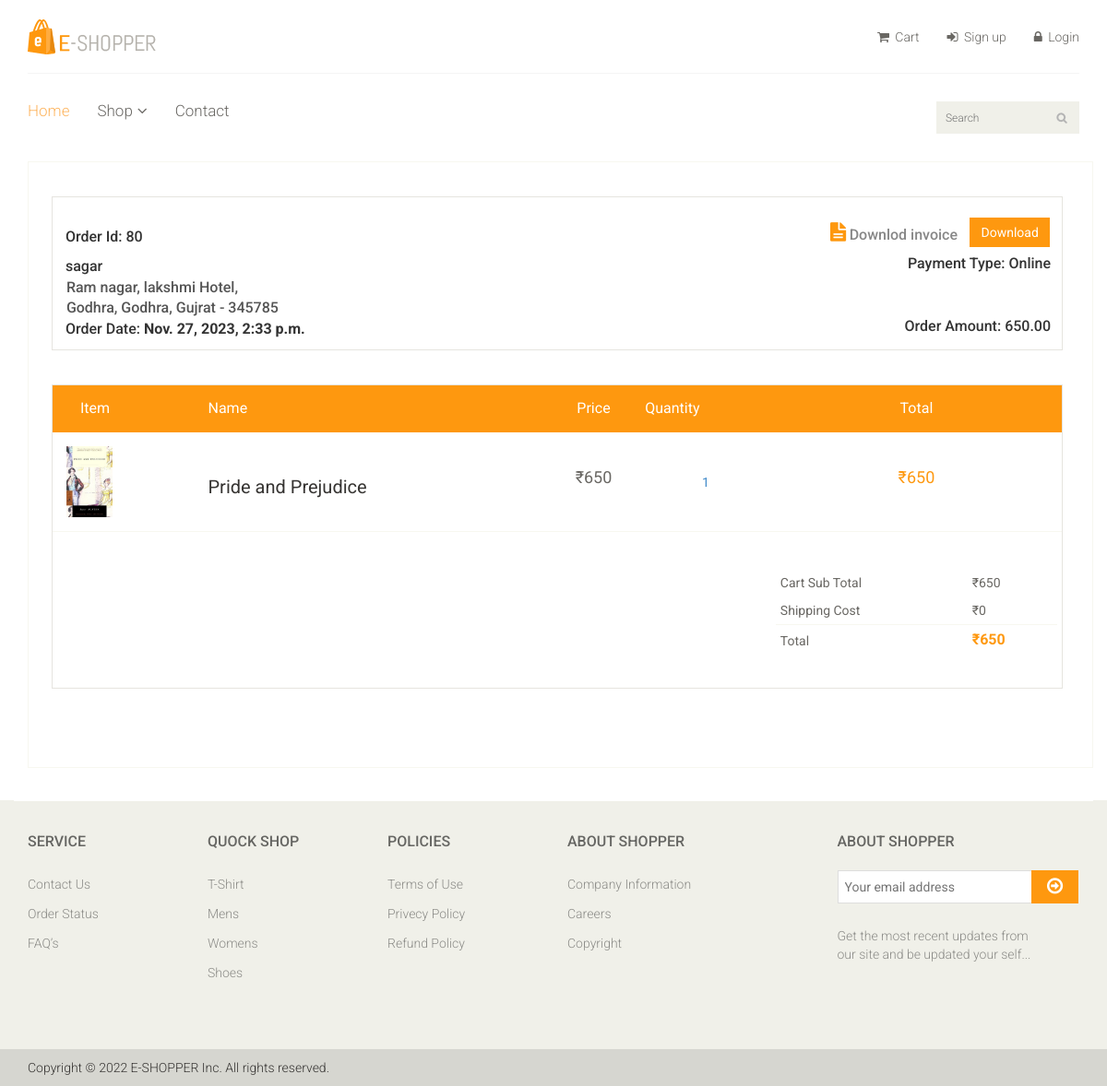
/order/order_detail80/, run on the app's committed database.
### order_app/models.py (models this page shows)
class OrderModel(models.Model):
    user = models.ForeignKey(User, on_delete=models.CASCADE)
    shipping_address = models.ForeignKey(UserAddress, on_delete=models.CASCADE)
    payment_type = models.CharField(max_length=20)
    total_amount = models.DecimalField(max_digits=10, decimal_places=2)
    status = models.CharField(max_length=20, default='Pending')
    order_date = models.DateTimeField(auto_now_add=True)
    ordered_items = models.ManyToManyField(ProductModel, through='OrderItem')
    razorpay_order_id = models.CharField(max_length=100,null=True)
    razorpay_payment_id = models.CharField(max_length=100,null=True)
    razorpay_signature = models.CharField(max_length=100,null=True)

class OrderItem(models.Model):
    order = models.ForeignKey(OrderModel, on_delete=models.CASCADE)
    product = models.ForeignKey(ProductModel, on_delete=models.CASCADE)
    quantity = models.PositiveIntegerField()
    price = models.DecimalField(max_digits=10, decimal_places=2)
    @property
    def subtotal(self):
        return self.quantity * self.price

### user_app/models.py (models this page shows)
class UserAddress(models.Model):
    user = models.ForeignKey(User,on_delete=models.CASCADE)
    name = models.CharField(max_length=100)
    contact = models.CharField(max_length=10)
    pincode = models.CharField(max_length=10)
    locality = models.CharField(max_length=100)
    address = models.TextField()
    city = models.CharField(max_length=50)
    STATE_CHOICE = (
        ('Arunachal Pradesh','Arunachal Pradesh'),
        ('Andman & Nicobar','Andman & Nicobar'),
        ('Assam','Assam'),
        ('Bihar','Bihar'),
        ('Chandigarh','Chandigarh'),
        ('Chattisgadh','Chattisgadh'),
        ('Dadra Nagar','Dadra Nagar'),
        ('Daman & Diu','Daman & Diu'),
        ('Delhi','Delhi'),
        ('Goa','Goa'),
        ('Gujrat','Gujrat'),
        ('Haryana','Haryana'),
        ('Himachal Pradesh','Himachal Pradesh'),
        ('Jammu','Jammu'),
        ('Jarkhand','Jarkhand'),
        ('Karnataka','Karnataka'),
        ('Kerala','Kerala'),
        ('Ladakh','Ladakh'),
        ('Madhya Pradesh','Madhya Pradesh'),
        ('Manipur','Manipur'),
        ('Maharashtra','Maharashtra'),
        ('Meghalaya','Meghalaya'),
        ('Mizoram','Mizoram'),
        ('Nagaland','Nagaland'),
        ('Odhisha','Odhisha'),
        ('Punjab','Punjab'),
        ('Rajasthan','Rajasthan'),
        ('Sikkim','Sikkim'),
        ('Tripura','Tripura'),
        ('Tamil Nadu','Tamil Nadu'),
        ('Telgana','Telgana'),
        ('Utar Prades','Utar Prades'),
        ('Utrakhand','Utrakhand'),
        ('West Benagal','West Benagal'),
    )
    state  = models.CharField(max_length=255,choices=STATE_CHOICE)
    landmark = models.CharField(max_length=100)
    optionalnumber = models.CharField(max_length=10,blank=True)
    ADDRESS_TYPE = (
        ('Home','HOME'),
        ('Work','WORK'),
    )
    addresstype = models.CharField(max_length=10,choices=ADDRESS_TYPE)

### product_app/models.py (models this page shows, shortened)
class ProductModel(models.Model):
    ProductName = models.CharField(max_length=100)
    ProductImage = models.ImageField(blank=True,upload_to='product/')
    category = models.ForeignKey(CategoryModel,on_delete=models.CASCADE)
    subcategory = models.ForeignKey(SubCategoryModel,on_delete=models.CASCADE)
    brandName = models.CharField(max_length=100)
    ProductPrice =models.IntegerField()
    sellerName = models.CharField(max_length=100)
    ProductDetail = models.TextField()
    slug = models.SlugField(unique=True, max_length=100, blank=True, editable=False)

### order_app/views.py (the view)
# urls.py: path('order_detail<int:id>/',order_detail,name='order_detail'),
def order_detail(request,id):
    order= OrderModel.objects.get(id=id)
    order_itemm = OrderItem.objects.filter(order=order)
    total_order_amount = order.total_amount
    shipping_cost = 0
    context = {
        'my_order': order,
        'my_order_item_detail' : order_itemm,
        'total_order_amount':total_order_amount,
        'shipping_cost':shipping_cost
    }
    return render(request,'order_app/order_detail.html',context)

### order_app/templates/order_app/order_detail.html (shortened to what this page needs)
{% extends 'base_app/base.html' %}
{% load static %}
{% block content %}
{% load humanize %}
<section id='cart_items'>
	<div class="container">
		<div class="row">
                <div class="col-sm-12 padding-right">
                    <div class="panel-group category-products" id="accordian">
                            <div class="row" style="padding-left: 2%; margin-bottom: 0px; display: flex; justify-content: space-between; width: 100%;">
                                <div style="width: 97%; margin-bottom: 15px; display: flex; flex-direction: column; position: relative;">
                                    <div class="order-container" style="border: 1px solid #E6E4DF; margin-top: 2%; margin-bottom: 2%; width: 100%; ">
                                        <div class="order-card" style="position: relative; transform-style: preserve-3d; transition: transform 0.2s;">
                                            <div class="order-card-header" style="position: relative; margin-top: 2%;">
                                                <div class="row">
                                                    <div class="col-sm-3" style="margin-top: 10px;">
                                                        <span class="order-id" style="margin: 35px 0px 10px 9px; padding: 2px 5px 2px 5px; font-size: 16px; font-weight: 500; ">Order Id: {{my_order.id}}</span>
                                                    </div>
                                                    <div class="col-sm-6">&nbsp;</div>
                                                    <div class="col-sm-3">
                                                        <div class="view-product" style="display: inline;">
                                                            <i class="fa fa-file-text" style="font-size: x-large; color:#FE980f;"></i>
                                                        </div>
                                                        <h5 style="font-size:medium;display:inline; margin-top:5px; color:#878787;">Downlod invoice</h5>
                                                        <a class="btn btn-primary " style="margin:0px 0px 10px 10px;  position:relative;" href="{% url 'order_app:invoice' my_order.id %}">Download</a>
                                                    </div>
                                                </div>
                                            </div>
                                            <div class="order-card-header" style="position: relative; ">
                                                <span class="order-id" style="margin: 35px 0px 10px 9px; padding: 2px 5px 2px 5px; font-size: 16px; font-weight: 500; ">{{my_order.shipping_address.name}}</span>
                                                <div class="form-check mr-5 mb-5" style="position: absolute; right: 12px; transform: translateY(-115%); cursor: pointer;">
                                                    <span style="font-size: 16px; font-weight: 500;">Payment Type: {{my_order.payment_type}}</span>
                                                </div>
                                            </div>
                                            <div class="order-card-body" style="margin-top: 0px; padding-left: 2%; transform: rotateY(0deg); backface-visibility: hidden;">
                                                <div class="row" style="margin-bottom: 0px; margin-right:2px;">
                                                    <div class="col-md-12" style="padding-left: 8px;">
                                                        <div style="font-size: 16px; font-weight: 500; color: #555;">
                                                            <p style="margin:0 0px 0px;">{{my_order.shipping_address.address}},</p>
                                                            <p style="margin:0 0px 0px;">{{my_order.shipping_address.locality}}, {{my_order.shipping_address.city}}, {{my_order.shipping_address.state}} - {{my_order.shipping_address.pincode}}
                                                            </p>
                                                        </div>
                                                    </div>
                                                </div>
                                            </div>
                                            <div class="order-card-header" style="position: relative; margin-bottom: 10px;">
                                                <span class="order-id" style="margin: 35px 0px 10px 9px; padding: 2px 5px 2px 5px; font-size: 16px; font-weight: 500; ">Order Date: <strong>{{my_order.order_date}}</strong></span>
                                                <div class="form-check mr-5 mb-5" style="position: absolute; right: 12px; transform: translateY(-115%); cursor: pointer;">
                                                    <span style="font-size: 16px; font-weight: 500;">Order Amount: {{my_order.total_amount}}</span>
                                                </div>
                                            </div>
                                        </div>
                                    </div>
                                </div>
                            </div>
                                <div class="row" style="padding-left: 2%; margin-bottom: 0px; display: flex; justify-content: space-between; width: 100%;">
                                    <div style="width: 97%; margin-bottom: 15px; display: flex; flex-direction: column; position: relative;">
                                        <div class="table-responsive cart_info">
                                            <table class="table table-condensed">
                                                <thead>
                                                    <tr class="cart_menu">
                                                        <td class="image">Item</td>
                                                        <td class="description">Name</td>
                                                        <td class="price" style="text-align:center;">Price</td>
                                                        <td class="quantity">Quantity</td>
                                                        <td class="total" style="text-align:center;">Total</td>
                                                    </tr>
                                                </thead>
                                                <tbody>
                                                    {% for item in my_order_item_detail %}
                                                        <tr>
                                                            <td class="cart_product" style="margin:10px;">
                                                                <a href="{% url 'product_app:productdetail' item.product.slug %}">
                                                                    <img src="{{ item.product.ProductImage.url }}"
                                                                    alt="{{ item.product.ProductName }}" width="50"></a>
                                                            </td>
                                                            <td class="cart_description" style="white-space: normal;">
                                                                <h4><a href="{% url 'product_app:productdetail' item.product.slug %}">
                                                                    {{item.product.ProductName}}</a></h4>
                                                            </td>
                                                            <td class="cart_price" style="text-align:center;">
                                                                <p>₹{{ item.price|floatformat:"-2"|intcomma }}</p>
                                                            </td>
                                                            <td class="cart_quantity" style="margin-right:2%;text-align:center;">
                                                                <div class="btn1" style="display: inline;">
                                                                    <a class="mainbtn" href="#">{{item.quantity}}</a>
                                                                </div>
                                                            </td>
                                                            <td class="cart_total" style="text-align:center;">
                                                                <p class="cart_total_price" style="font-size:18px;">₹{{ item.subtotal|floatformat:"-2"|intcomma  }}</p>
                                                            </td>
                                                        </tr>
                                                    {% endfor %}
                                                    {% if my_order_item_detail %}
                                                    <tr>
                                                        <td colspan="4">&nbsp;</td>
                                                        <td colspan="2">
                                                            <table class="table table-condensed total-result">
                                                                <tr>
                                                                    <td>Cart Sub Total</td>
                                                                    <td>₹{{ total_order_amount|floatformat:"-2"|intcomma }}</td>
                                                                </tr>
                                                                <tr class="shipping-cost">
                                                                    <td>Shipping Cost</td>
                                                                    <td>₹{{ shipping_cost }}</td>
                                                                </tr>
                                                                <tr>
                                                                    <td>Total</td>
                                                                    <td><span>₹{{ total_order_amount|add:shipping_cost|intcomma }}</span></td>
                                                                </tr>
                                                            </table>
                                                        </td>
                                                    </tr>
                                                    {% endif %}
                                                </tbody>
                                            </table>
                                        </div>
                                    </div>
                                </div>
                    </div>
                </div>
        </div>
	</div>
</section>
{% endblock content %}

### data on the page
OrderModel: id "80", shipping_address.name "sagar", payment_type "Online", shipping_address.address "Ram nagar, lakshmi Hotel", shipping_address.locality "Godhra", shipping_address.city "Godhra", shipping_address.state "Gujrat", shipping_address.pincode "345785", order_date "Nov. 27, 2023, 2:33 p.m.", total_amount "650.00", total_amount "650"
OrderItem: product.ProductImage (picture), product.ProductName "Pride and Prejudice", price "650", quantity "1", subtotal "650"

### other printed values
{{ shipping_cost }} "0"
